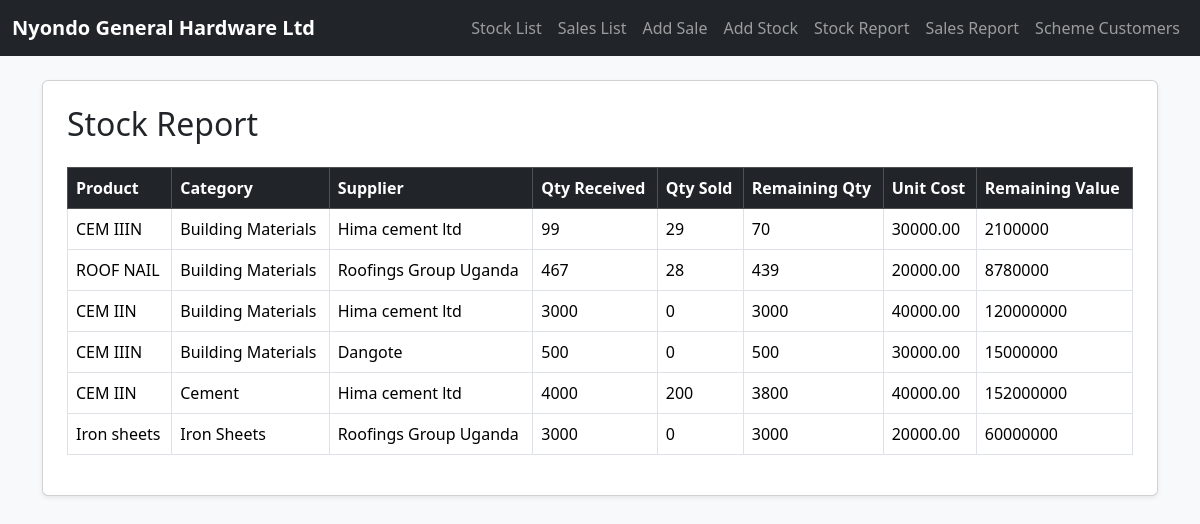
The app's page /nyondo/stock_report/ with its own data.
### nyondo/models.py (models this page shows, shortened)
class Stock(models.Model):
    PAYMENT_STATUS_CHOICES = [('Paid', 'Paid'), ('Not Paid', 'Not Paid')]
    PAYMENT_TYPE_CHOICES = [('Cash', 'Cash'), ('Mobile Money', 'Mobile Money'), ('Bank Transfer', 'Bank Transfer'), ('Credit', 'Credit')]
    supplier = models.CharField(max_length=100)
    category = models.CharField(max_length=100)
    product_name = models.CharField(max_length=100)
    quantity_delivered = models.PositiveIntegerField(default=0)
    unit_cost = models.DecimalField(max_digits=10, decimal_places=2)
    total_value_goods = models.DecimalField(max_digits=12, decimal_places=2, default=0)
    unit_price = models.DecimalField(max_digits=10, decimal_places=2)
    supplier_payment_status = models.CharField(max_length=20, choices=PAYMENT_STATUS_CHOICES, default='Not Paid')
    payment_type = models.CharField(max_length=50, choices=PAYMENT_TYPE_CHOICES, blank=True, null=True)
    date_added = models.DateTimeField(default=timezone.now)

### nyondo/views.py (the view)
# urls.py: path('stock_report/', views.stock_report, name='stock_report'),
def stock_report(request):
    stocks = Stock.objects.annotate(
        quantity_sold=Coalesce(Sum('sale__quantity'), 0)
    ).annotate(
        remaining_quantity=F('quantity_delivered') - F('quantity_sold'),
        remaining_value=ExpressionWrapper(
            (F('quantity_delivered') - F('quantity_sold')) * F('unit_cost'),
            output_field=DecimalField(max_digits=12, decimal_places=2)
        )
    )
    return render(request, 'stock_report.html', {'stocks': stocks})

### nyondo/templates/stock_report.html
{% extends 'base.html' %}
{% block content %}
<div class="card shadow-sm p-4">
<h2 class="mb-4">Stock Report</h2>
<div class="table-responsive">
<table class="table table-bordered table-hover align-middle">
<thead class="table-dark">
<tr>
<th>Product</th>
<th>Category</th>
<th>Supplier</th>
<th>Qty Received</th>
<th>Qty Sold</th>
<th>Remaining Qty</th>
<th>Unit Cost</th>
<th>Remaining Value</th>
</tr>
</thead>
<tbody>
{% for stock in stocks %}
<tr>
<td>{{ stock.product_name }}</td>
<td>{{ stock.category }}</td>
<td>{{ stock.supplier }}</td>
<td>{{ stock.quantity_delivered }}</td>
<td>{{ stock.quantity_sold }}</td>
<td>{{ stock.remaining_quantity }}</td>
<td>{{ stock.unit_cost }}</td>
<td>{{ stock.remaining_value }}</td>
</tr>
{% empty %}
<tr>
<td colspan="8" class="text-center">No stock records available.</td>
</tr>
{% endfor %}
</tbody>
</table>
</div>
</div>
{% endblock %}

### records on screen
Stock: product_name "CEM IIIN", category "Building Materials", supplier "Hima cement ltd", quantity_delivered "99", quantity_sold "29", remaining_quantity "70", unit_cost "30000.00", remaining_value "2100000"
Stock: product_name "ROOF NAIL", category "Building Materials", supplier "Roofings Group Uganda", quantity_delivered "467", quantity_sold "28", remaining_quantity "439", unit_cost "20000.00", remaining_value "8780000"
Stock: product_name "CEM IIN", category "Building Materials", supplier "Hima cement ltd", quantity_delivered "3000", quantity_sold "0", remaining_quantity "3000", unit_cost "40000.00", remaining_value "120000000"
Stock: product_name "CEM IIIN", category "Building Materials", supplier "Dangote", quantity_delivered "500", quantity_sold "0", remaining_quantity "500", unit_cost "30000.00", remaining_value "15000000"
Stock: product_name "CEM IIN", category "Cement", supplier "Hima cement ltd", quantity_delivered "4000", quantity_sold "200", remaining_quantity "3800", unit_cost "40000.00", remaining_value "152000000"
Stock: product_name "Iron sheets", category "Iron Sheets", supplier "Roofings Group Uganda", quantity_delivered "3000", quantity_sold "0", remaining_quantity "3000", unit_cost "20000.00", remaining_value "60000000"
